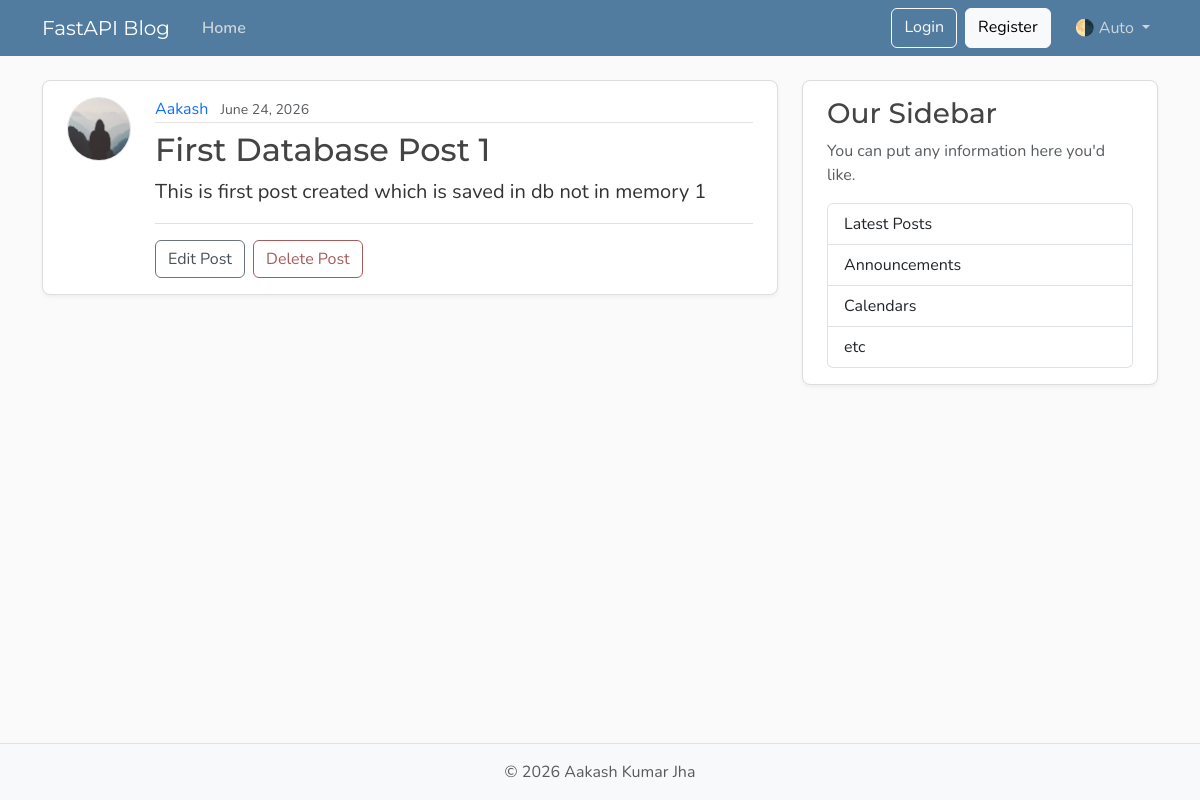
Page /post/3 on the earlier database version.
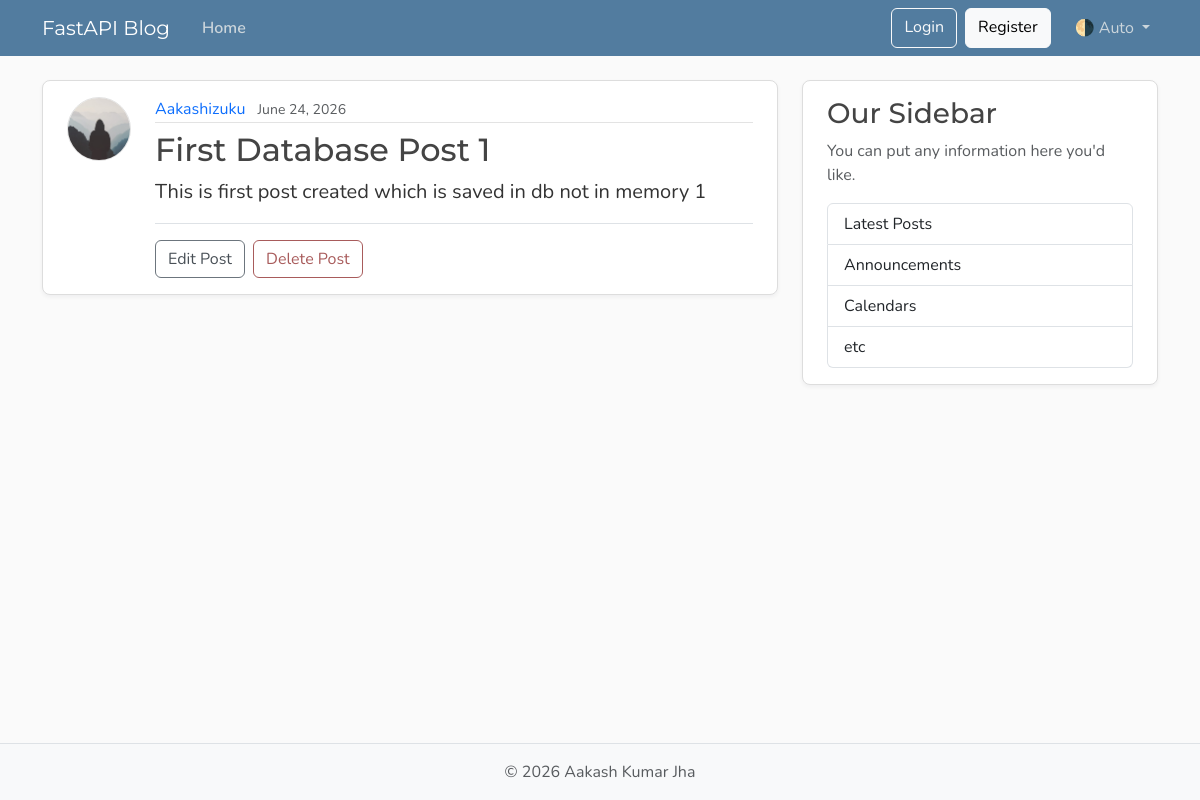
Same page on the later database version.
### models.py (models this page shows, shortened)
class User(Base):
    __tablename__="users"
    id: Mapped[int] = mapped_column(Integer, primary_key=True, index=True)
    username: Mapped[str] = mapped_column(String(50), unique=True, nullable=False)
    email: Mapped[str] = mapped_column(String(120), unique=True, nullable=False)
    image_file: Mapped[str | None] = mapped_column(
        String(200),
        nullable=True,
        default=None,
    )
    posts: Mapped[list[Post]] = relationship(back_populates="author" , cascade="all , delete-orphan")  # for like author.posts where author is a user object

### main.py (the view)
@app.get("/post/{post_id}", include_in_schema=False, name="post_page")
def post_page(request: Request, post_id: int , db:Annotated[Session, Depends(get_db)]):
    result = db.execute(select(Post).where(Post.id == post_id))
    post = result.scalars().first()
    if post:
        title  = post.title[:50]
        return templates.TemplateResponse(
            request,
            "post.html",
            {"post": post, "title": title},
        )
    return templates.TemplateResponse(request, "error.html")

### templates/post.html (shortened to what this page needs)
{% extends "layout.html" %} {% block content %}
<article class="content-section py-3 px-4 mb-4">
  <div class="d-flex align-items-start gap-4">
    <img
      class="rounded-circle article-img flex-shrink-0"
      src="{{ post.author.image_path}}"
      alt="{{ post.author.username }}'s profile picture"
      width="64"
      height="64"
      loading="lazy"
    />
    <div class="flex-grow-1">
      <div class="article-metadata mb-2">
        <a class="me-2" href="{{url_for("user_posts" , user_id=post.author.id)}}">{{ post.author.username }}</a>
        <small class="text-body-secondary">{{ post.date_posted.strftime("%B %d, %Y") }}</small>
      </div>
      <h2 class="article-title">{{ post.title }}</h2>
      <p class="article-content">{{ post.content }}</p>
      <div class="post-actions mt-3 pt-3 border-top">
        <a class="btn btn-outline-secondary me-1" href="#">Edit Post</a>
        <button
          type="button"
          class="btn btn-outline-danger"
          data-bs-toggle="modal"
          data-bs-target="#deleteModal"
        >
          Delete Post
        </button>
      </div>
    </div>
  </div>
</article>
{% endblock content %}

Differences in the rows shown:
changed User: author.username "Aakash" → "Aakashizuku"
